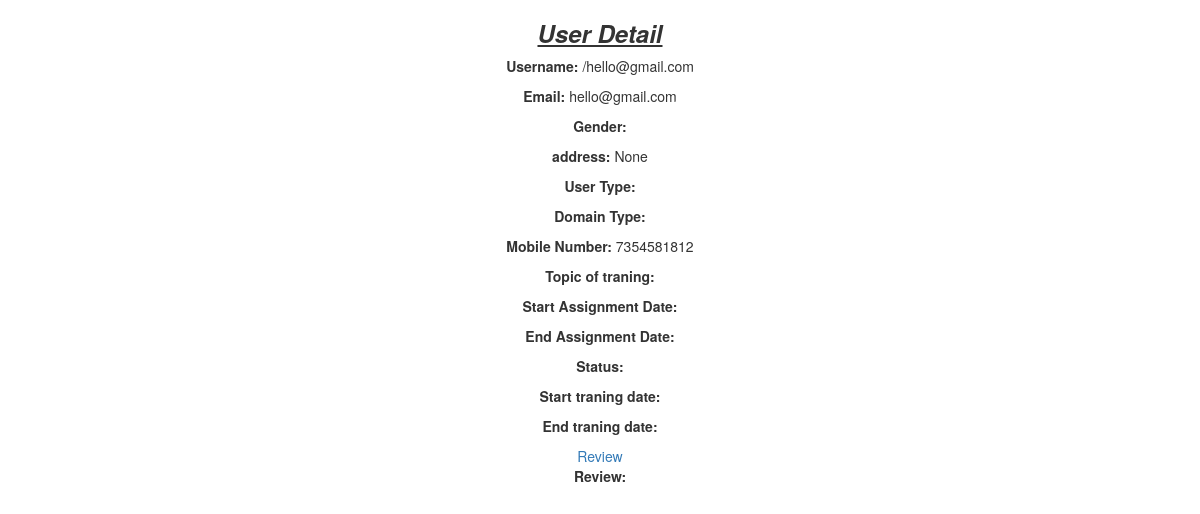
Page /detail/11/ on the committed database.
### core/models.py (models this page shows)
class User(AbstractUser):
    mobile_number = models.CharField(
        max_length=40, unique=True, blank=False, null=False, db_index=True
    )
    address = models.CharField(max_length=255, blank=True, null=True)
    field_type = models.CharField(choices=STATE_CHOICE, max_length=50)
    User_type = models.CharField(choices=STATE_CHOICE2, max_length=50)
    assigned_client = models.CharField(max_length=100)
    DOB = models.DateField(null=True,blank=True)
    gender = models.CharField(choices=STATE_CHOICE1, max_length=50)
    def __str__(self):
        return f"{self.first_name}/{self.email}"

### core/views.py (the view)
# urls.py: path('detail/<int:pk>/',UserDetailView.as_view(),name='user-detail'),
class UserDetailView(View):
    def get(self,request,*args,**kwargs):
        if request.method == "GET":
            user_id=kwargs.get('pk')
            user = User.objects.filter(pk=user_id).last()
            assignment= Assignment.objects.filter(user_id=user_id).last()
            traning = Traning.objects.filter(user_id=user_id).last()
            review = Review.objects.filter(user_id=user_id).last()
            return render(request, 'core/user_detail_page.html', {'user':user,'assignment':assignment,'traning':traning,'review':review})

### core/templates/core/user_detail_page.html
{% extends 'core/base.html' %}
{%load static %}
{% block content %}
<body>
	<center>
<h3><b><i><u>User Detail</u></i></b></h3>
<p><b>Username:</b> {{user}}</p>
<p><b>Email: </b>{{user.email}}</p>
<p><b>Gender:</b> {{user.gender}}</p>
<p><b>address: </b>{{user.address}}</p>
<p><b>User Type: </b> {{user.User_type}}</p>
<p><b>Domain Type:</b> {{user.field_type}}</p>
<p><b>Mobile Number: </b>{{user.mobile_number}}</p>
<p><b>Topic of traning: </b> {{assignment.Topic_of_assignment}}</p>
<p><b>Start Assignment Date:</b> {{assignment.Start_traning_date}}</p>
<p><b>End Assignment Date:</b> {{assignment.End_traning_date}}</p>
<p><b>Status: </b>{{traning.status}}</p>
<p><b>Start traning date: </b> {{traning.Start_traning_date}}</p>
<p><b>End traning date:</b> {{traning.End_traning_date}}</p>
<a href="{% url 'core:review' %}">Review</a>
<p><b>Review: </b>{{review.review}}</p>
</center>
</body>
{% endblock %}

### rows in the picture
User: first_name+email "/hello@gmail.com", email "hello@gmail.com", address "None", mobile_number "7354581812"
